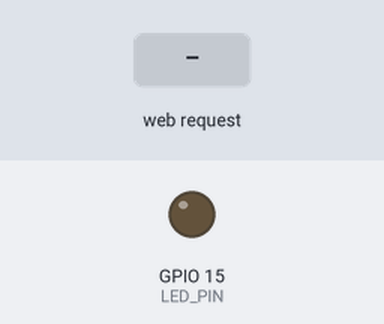
The sketch below on a simulated ESP32-C6. On the bench: output pins drawn as LEDs (lit = HIGH). Dashed ring = blinking. The test bench sets the inputs (shaded band). WiFi joins after 1.5 s; servers stay silent unless stated; EEPROM starts erased; what the sketch prints to the serial monitor is not drawn.

Above: at 0.0 s.
At 2.3 s:
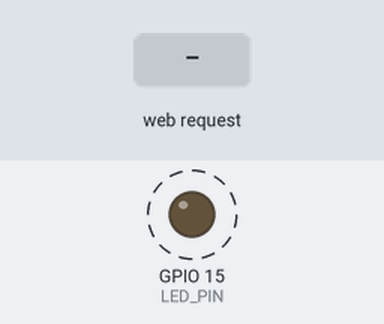
3.3 s: HTTP request GET /path received
Timing chart, 0 to 12.3 s (numbered marks = the images above; inputs shaded):
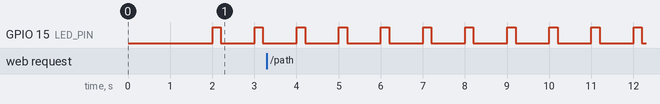

The sketch:

ESP32_webapp_template.ino
```cpp
#include "secrets.h"
#include <WiFi.h>
#include "web_assets.h"
#include "Resource.h"
#include "FlashMemory.h"

// ====== WiFi config ======
const char* SSID     = WIFI_SSID;
const char* PASSWORD = WIFI_PASSWORD;

WebServer server(80);

#define LED_PIN 15

void webapp_begin() {

  // API REQUESTS
  server.on("/path", HTTP_POST, setFunction);
  server.on("/path", HTTP_GET, getFunction);

  // Root
  server.on("/", HTTP_GET, handleRoot);

  server.onNotFound(handleStaticOrNotFound);
  server.begin();
  Serial.println("HTTP server started (WebApp)");
}
static void handleStaticOrNotFound() {
  String path = server.uri();
  if (path.length() == 0) {
    path = "/";
  }

  // Já tratámos "/", aqui só tratamos ficheiros estáticos
  if (path == "/") {
    handleRoot();
    return;
  }

  const WebAsset* asset = find_web_asset(path);
  if (asset) {
    server.send(200, asset->contentType, asset->data);
  } else {
    server.send(404, "text/plain", "Not found");
  }
}
static void handleRoot() {
  const WebAsset* asset = find_web_asset("/index.html");
  if (!asset) {
    server.send(404, "text/plain", "index.html not found");
    return;
  }

  // Copiamos o HTML para uma String, substituímos o placeholder, e enviamos
  String html = asset->data;
  String ip = WiFi.localIP().toString();
  html.replace("{{ESP_IP}}", ip);
  server.send(200, asset->contentType, html);
}

void setup() {
  Serial.begin(115200);
  delay(500);
  Serial.println("ESP32-C5 LED Web Server");
  Serial.print("Connecting to WiFi: ");
  Serial.println(SSID);
  WiFi.begin(SSID, PASSWORD);
  while (WiFi.status() != WL_CONNECTED) {
    delay(500);
    Serial.print(".");
  }
  Serial.println();
  Serial.println("WiFi connected!");
  String ipStr = WiFi.localIP().toString();
  Serial.print("IP address: ");
  Serial.println(ipStr);


  FlashMemory::begin();
  webapp_begin();
  pinMode(LED_PIN, OUTPUT);

}

long lastTempUpdate = 0;
bool ledState = false;
long lastLedTurnOn = 0;

void loop() {
  long now = millis();
  server.handleClient();
  readTemperature(now, lastTempUpdate, ledState);
  blinkLED(now, lastLedTurnOn, ledState);
}

// Read temperature every second and store in db
void readTemperature(long now, long &lastTempRead, bool &ledState) {

  if (now - lastTempUpdate >= 1000) {
    ledState = true;
    lastTempUpdate = now;
    float temp = temperatureRead();
    FlashMemory::setLastTemperature(temp);
    Serial.println("Stored temperature: " + String(temp, 2) + " °C");
  }
}

// Blink LED when reading temperature
void blinkLED(long now, long &lastLedTurnOn, bool &ledState) {

  if (ledState) {
    digitalWrite(LED_PIN, HIGH);
    ledState = false;
    lastLedTurnOn = now;
  }
  else if (now - lastLedTurnOn >= 200) {
    digitalWrite(LED_PIN, LOW);
  }
}
```

FlashMemory.cpp
```cpp
#include "FlashMemory.h"

const char* LAST_TEMP = "lastTemp";


// Define the static Preferences instance
Preferences FlashMemory::prefs;

void FlashMemory::begin() {
    // "appdb" is the NVS namespace; you can name it whatever you like
    // second argument = readOnly? false because we'll write to it
    prefs.begin("appdb", false);
}

void FlashMemory::setLastTemperature(float tempC) {
    // Store as a float value with key "lastTemp"
    prefs.putFloat(LAST_TEMP, tempC);
}

float FlashMemory::getLastTemperature() {
    // If key doesn't exist yet, return some default (e.g. NAN or 0.0)
    if (!prefs.isKey(LAST_TEMP)) {
        return NAN;  // you can return 0.0 if you prefer
    }
    return prefs.getFloat(LAST_TEMP);
}
```

FlashMemory.h
```cpp
#pragma once
#include <Arduino.h>
#include <Preferences.h>

// Simple wrapper around ESP32 Preferences to act like a tiny "DB".
class FlashMemory {
public:
    // Must be called once in setup()
    static void begin();

    // Example: store & read last temperature
    static void setLastTemperature(float tempC);
    static float getLastTemperature();

private:
    static Preferences prefs;
};
```

Resource.cpp
```cpp
#include "Resource.h"
#include <Arduino.h>
#include "FlashMemory.h"

// @GET("/path")
void getFunction() {
    float temp = FlashMemory::getLastTemperature();

    // Convert to JSON for easy parsing on the web app
    String json = "{ \"temperature\": " + String(temp, 2) + " }";
    Serial.println("GET /path -> " + json);

    server.send(200, "application/json", json);
}


// @POST("/path")
void setFunction() {

    if (!server.hasArg("param")) {
        server.send(400, "text/plain", "Missing param parameter");
        return;
    }

    String state = server.arg("param");
    Serial.println("POST /path -> " + state);

    if (state.equalsIgnoreCase("HELLO")) {
        server.send(200, "text/plain", "WORLD");
    } else {
        server.send(400, "text/plain", "Unknown param");
    }
}
```

Resource.h
```cpp
#pragma once
#include <WebServer.h>

// O servidor HTTP global (é definido noutro ficheiro)
extern WebServer server;

// Declarações das funções
void getFunction();
void setFunction();
```

secrets.example.h
```cpp
#pragma once

#define WIFI_SSID      "REPLACE_ME"
#define WIFI_PASSWORD  "REPLACE_ME"
```

web_assets.h
```cpp
// Auto-generated by embed_web.py. Do not edit by hand.
#pragma once
#include <Arduino.h>

struct WebAsset {
    const char* path;
    const char* contentType;
    const char* data;
};

static const WebAsset WEB_ASSETS[] = {
    {
        "/index.html",
        "text/html",
        R"EOF(<!DOCTYPE html>
<html lang="pt">
<head>
  <meta charset="UTF-8">
  <title>ESP32-C5 WebApp template</title>
  <meta name="viewport" content="width=device-width, initial-scale=1, maximum-scale=1">
  <link rel="stylesheet" href="/style.css">
  <script src="/script.js" defer></script>
</head>
<body>
  <div class="container">
    <h1>ESP32 WebApp</h1>

    <button onclick="sendCmd('HELLO')">Say Hello</button>

    <div id="status"></div>

    <div>
        <h2>Temperature</h2>
        <div id="temperature">-- °C</div>
    </div>


    <footer>ESP32-C5 WebApp Template</footer>
  </div>

</body>
</html>
)EOF"
    },
    {
        "/script.js",
        "application/javascript",
        R"EOF(

function sendCmd(param) {

  console.log('A enviar comando "' + param + '"...');

  fetch("/path", {
    method: "POST",
    headers: {
      "Content-Type": "application/x-www-form-urlencoded"
    },
    body: "param=" + encodeURIComponent(param)
  })
    .then(response => response.text())
    .then(text => {
      console.log(text);
      document.getElementById("status").innerText = text;
    })
    .catch(err => {
      console.log("Erro ao comunicar com o ESP32: " + err);
    });
}


function updateTemperature() {
    fetch("/path")
        .then(response => response.json())
        .then(data => {
            const tempEl = document.getElementById("temperature");
            tempEl.textContent = data.temperature.toFixed(2) + " °C";
        })
        .catch(err => {
            console.error("Temperature read error:", err);
        });
}


setInterval(updateTemperature, 1000);
)EOF"
    },
    {
        "/style.css",
        "text/css",
        R"EOF(/* ------------------------------
   Global Layout
--------------------------------*/
body {
    margin: 0;
    padding: 0;
    font-family: Arial, sans-serif;
    background: #f0f2f5;
    color: #222;
    display: flex;
    justify-content: center;
    align-items: flex-start;
    min-height: 100vh;
}

/* ------------------------------
   Main container/card
--------------------------------*/
.container {
    background: #fff;
    width: 90%;
    max-width: 480px;
    padding: 20px 24px;
    margin-top: 40px;
    border-radius: 12px;
    box-shadow: 0 4px 16px rgba(0,0,0,0.12);
}

/* ------------------------------
   Title
--------------------------------*/
h1 {
    text-align: center;
    font-size: 1.5rem;
    margin-bottom: 24px;
    color: #333;
}

/* ------------------------------
   Buttons
--------------------------------*/
button {
    width: 100%;
    padding: 12px;
    margin: 8px 0;
    border: none;
    border-radius: 8px;
    background: #0078ff;
    color: white;
    font-size: 1rem;
    cursor: pointer;
    transition: background 0.25s ease, transform 0.15s ease;
}

button:hover {
    background: #005fcc;
    transform: translateY(-2px);
}

button:active {
    transform: translateY(0);
}

/* Variant if needed */
button.secondary {
    background: #e0e0e0;
    color: #222;
}

button.secondary:hover {
    background: #c8c8c8;
}

/* ------------------------------
   Status bar
--------------------------------*/
#status {
    margin-top: 16px;
    padding: 12px;
    background: #eef3ff;
    border-left: 4px solid #0078ff;
    border-radius: 6px;
    font-size: 0.95rem;
    min-height: 20px;
}

/* When showing an error */
#status.error {
    background: #ffecec;
    border-left-color: #e60000;
}

/* ------------------------------
   Footer small text
--------------------------------*/
footer {
    text-align: center;
    margin-top: 24px;
    font-size: 0.8rem;
    color: #666;
}
)EOF"
    },
};

static const size_t WEB_ASSETS_COUNT = sizeof(WEB_ASSETS) / sizeof(WEB_ASSETS[0]);

inline const WebAsset* find_web_asset(const String& path) {
    for (size_t i = 0; i < WEB_ASSETS_COUNT; ++i) {
        if (path == WEB_ASSETS[i].path) {
            return &WEB_ASSETS[i];
        }
    }
    return nullptr;
}
```

Measured:
- by itself, GPIO 15 (LED_PIN): alternates HIGH for 0.20 s and LOW for 0.80 s
